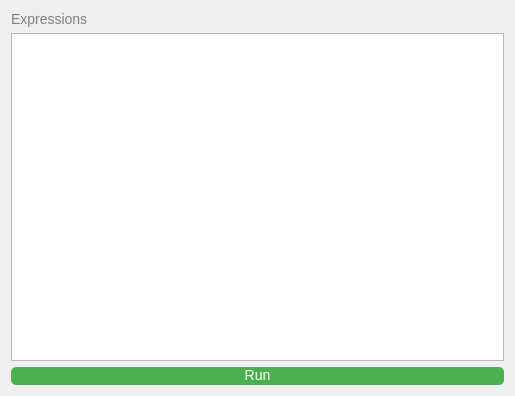
<?xml version="1.0" encoding="UTF-8"?>
<ui version="4.0">
 <class>consoleWidget</class>
 <widget class="QWidget" name="consoleWidget">
  <property name="geometry">
   <rect>
    <x>0</x>
    <y>0</y>
    <width>515</width>
    <height>396</height>
   </rect>
  </property>
  <property name="windowTitle">
   <string>Expression Console</string>
  </property>
  <property name="styleSheet">
   <string notr="true">QPushButton {
    background-color: #4CAF50;
    color:white;
    font-size:14px;
    border:none;
    border-radius:5px;
    padding-right: 5px;
    padding-left: 5px;
    padding-bottom: 2px;
}

QPushButton:hover {
    background-color: #45a049;
}

QPushButton:pressed {
    background-color: #367c39;
}

QLabel {
    font-size: 14px;
    color: gray;
}</string>
  </property>
  <layout class="QVBoxLayout" name="verticalLayout">
   <item>
    <widget class="QLabel" name="label">
     <property name="text">
      <string>Expressions</string>
     </property>
    </widget>
   </item>
   <item>
    <widget class="QPlainTextEdit" name="expressionEditor"/>
   </item>
   <item>
    <layout class="QHBoxLayout" name="horizontalLayout_3">
     <item>
      <widget class="QPushButton" name="runButton">
       <property name="text">
        <string>Run</string>
       </property>
      </widget>
     </item>
    </layout>
   </item>
  </layout>
 </widget>
 <tabstops>
  <tabstop>expressionEditor</tabstop>
 </tabstops>
 <resources/>
 <connections/>
</ui>
